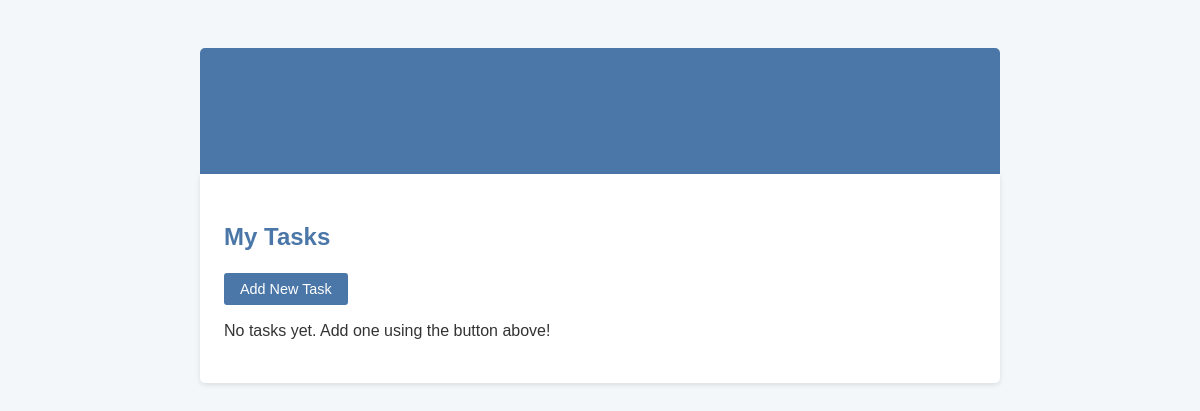
Before: / with the older database file.
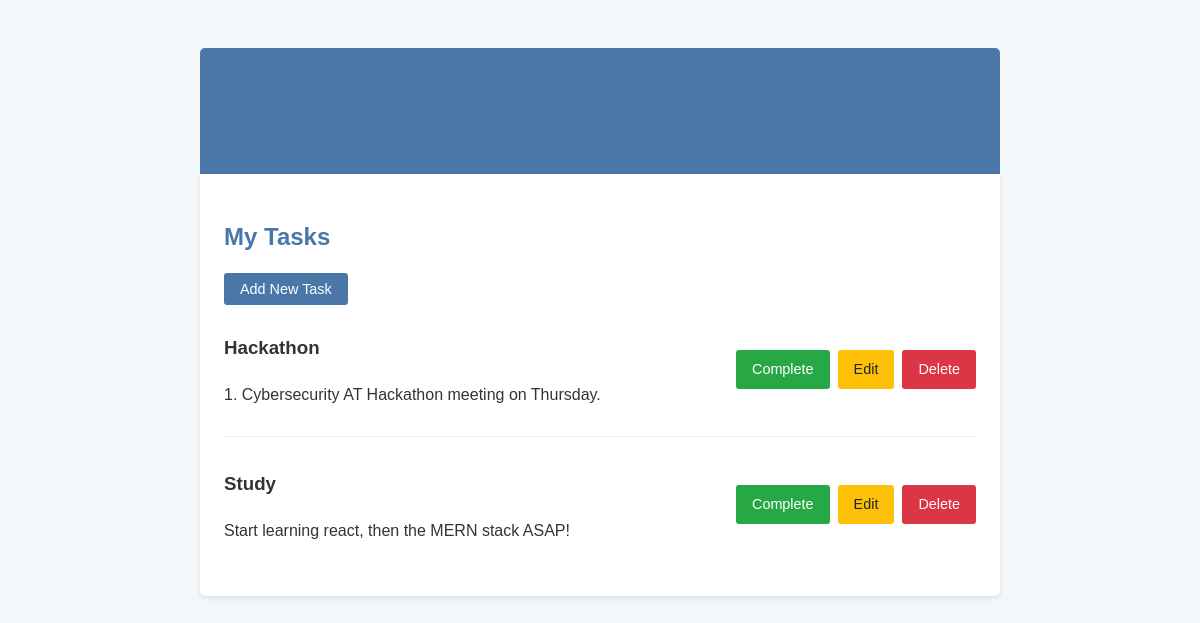
After: the same page with the newer database file.
### todo/models.py (models this page shows, shortened)
class Task(models.Model):
    title = models.CharField(max_length=200)
    description = models.TextField(blank=True, null=True)
    completed = models.BooleanField(default=False)
    created_date = models.DateTimeField(auto_now_add=True)

### todo/views.py (the view)
# urls.py: path('', views.task_list, name='task_list'),
def task_list(request):
    tasks = Task.objects.all().order_by('-created_date')
    context = {'tasks': tasks}
    return render(request, 'todo/task_list.html', context)

### todo/templates/todo/task_list.html
{% extends 'todo/base.html' %}
{% block content %}
<div class="task-list-header">
    <h2>My Tasks</h2>
    <a href="{% url 'task_create' %}" class="btn btn-primary">Add New Task</a>
</div>
<div class="tasks">
    {% if tasks %}
        {% for task in tasks %}
        <div class="task">
            <div class="task-title {% if task.completed %}completed{% endif %}">
                <h3>{{ task.title }}</h3>
                {% if task.description %}
                <p>{{ task.description }}</p>
                {% endif %}
            </div>
            <div class="task-buttons">
                <a href="{% url 'task_complete' task.id %}" class="btn btn-success">
                    {% if task.completed %}Mark Incomplete{% else %}Complete{% endif %}
                </a>
                <a href="{% url 'task_update' task.id %}" class="btn btn-warning">Edit</a>
                <a href="{% url 'task_delete' task.id %}" class="btn btn-danger">Delete</a>
            </div>
        </div>
        {% endfor %}
    {% else %}
        <p>No tasks yet. Add one using the button above!</p>
    {% endif %}
</div>
{% endblock %}

### todo/templates/todo/base.html (shortened to what this page needs)
<!DOCTYPE html>
<html lang="en">
<head>
</head>
<body>
    <div class="container">
        <header>
            <h1>My ToDo App</h1>
        </header>
        <div class="content">
            {% block content %}
            {% endblock %}
        </div>
    </div>
</body>
</html>

### todo/templates/todo/base.html (style rules this page uses)
body { font-family: 'Arial', sans-serif; line-height: 1.6; margin: 0; padding: 0; background-color: #f4f7f9; color: #333; }
.container { width: 80%; max-width: 800px; margin: 2rem auto; padding: 1rem; }
header { background-color: #4a76a8; color: white; padding: 1rem; text-align: center; border-radius: 5px 5px 0 0; }
.content { background-color: white; padding: 1.5rem; border-radius: 0 0 5px 5px; box-shadow: 0 2px 5px rgba(0,0,0,0.1); }
h1, h2 { color: #4a76a8; }
.task { border-bottom: 1px solid #eee; padding: 0.8rem 0; display: flex; justify-content: space-between; align-items: center; }
.task:last-child { border-bottom: none; }
.task-title { margin-right: 1rem; flex-grow: 1; }
.task-buttons { display: flex; gap: 0.5rem; }
.btn { padding: 0.5rem 1rem; border: none; border-radius: 3px; cursor: pointer; color: white; text-decoration: none; font-size: 0.9rem; }
.btn-primary { background-color: #4a76a8; }
.btn-success { background-color: #28a745; }
.btn-warning { background-color: #ffc107; color: #212529; }
.btn-danger { background-color: #dc3545; }

Changed rows visible on the page:
added Task: title "Hackathon", description "1. Cybersecurity AT Hackathon meeting on Thursday.", completed "Complete"
added Task: title "Study", description "Start learning react, then the MERN stack ASAP!", completed "Complete"
Other visible differences:
text no longer shown: "No tasks yet. Add one using the button above!"
